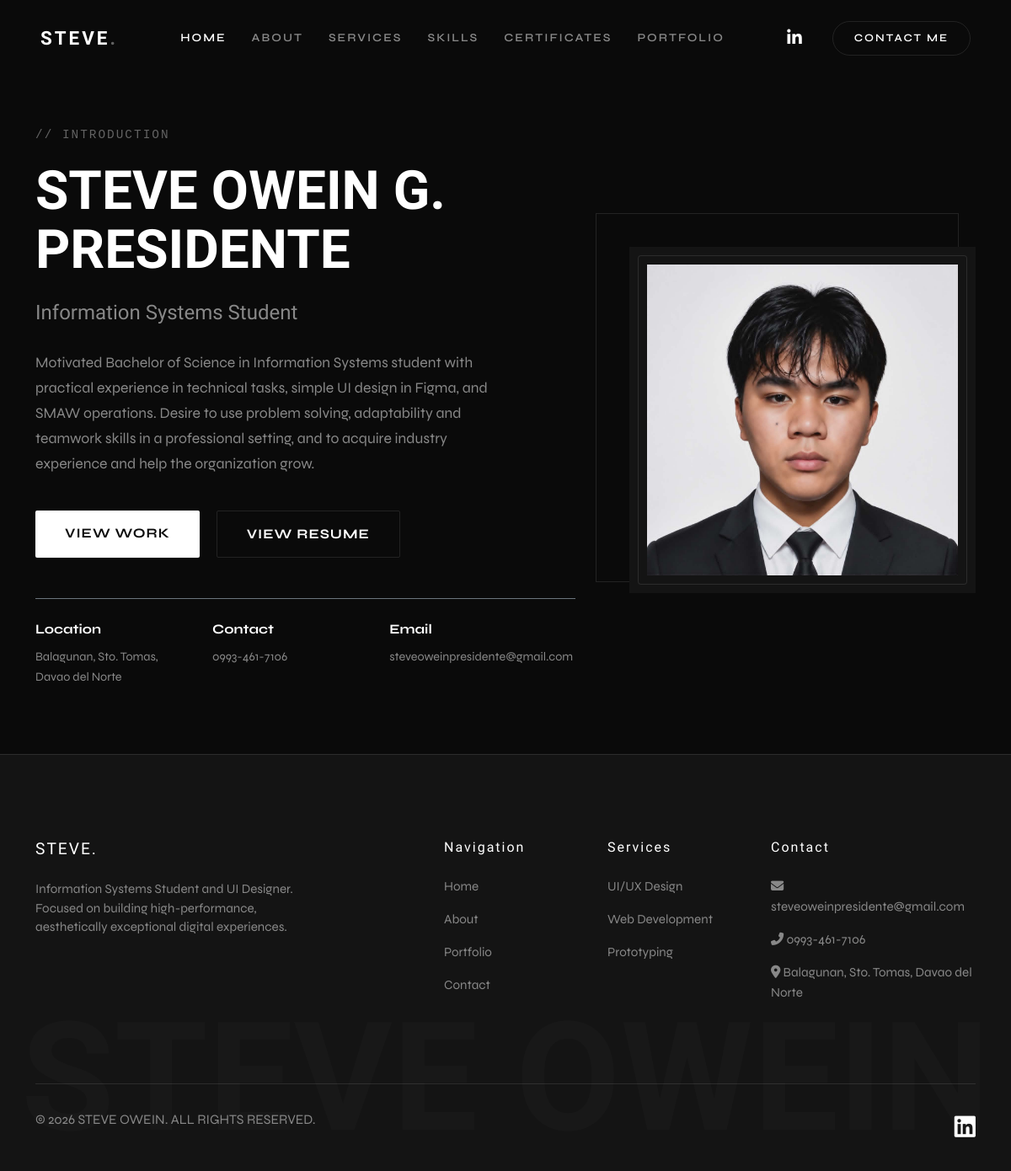
The page / on the database its author committed.
### tables this page shows
CREATE TABLE `personal_info` (
  `id` int(11) NOT NULL,
  `full_name` varchar(100) DEFAULT NULL,
  `address` varchar(255) DEFAULT NULL,
  `contact_number` varchar(50) DEFAULT NULL,
  `email` varchar(100) DEFAULT NULL,
  `linkedin` varchar(255) DEFAULT NULL,
  `career_objective` text DEFAULT NULL,
  `profile_image` varchar(255) DEFAULT 'steve.jpg',
  `hero_title` varchar(255) DEFAULT NULL,
  `hero_tagline` varchar(255) DEFAULT NULL
);

### core/config.php (called while the page is built, shortened)
<?php
$is_local = in_array($_SERVER['HTTP_HOST'], ['localhost', '127.0.0.1']);
if ($is_local) {
    $base_url = 'http://localhost/steve';
}
?>

### pages/home.php (the view, shortened to what this page needs)
<?php
global $personal_info;
?>
<section class="hero-structural">
    <div class="container">
        <div class="row align-items-center">
            <div class="col-lg-7 order-2 order-lg-1 mt-5 mt-lg-0 hero-content-box">
                <span class="mono-accent">// INTRODUCTION</span>
                <h1 class="hero-title-main">
                    <?= htmlspecialchars($personal_info['full_name'] ?? 'STEVE OWEIN G. PRESIDENTE') ?>
                </h1>
                <h3 class="hero-subtitle-main">
                    <?= htmlspecialchars(!empty($personal_info['hero_title']) ? $personal_info['hero_title'] : 'Information Systems Student') ?>
                </h3>
                <p class="hero-desc-main">
                    <?= nl2br(htmlspecialchars(!empty($personal_info['hero_tagline']) ? $personal_info['hero_tagline'] : $personal_info['career_objective'])) ?>
                </p>
                <div class="action-group">
                    <a href="<?= $base_url ?>/portfolio" class="btn-primary-solid">VIEW WORK</a>
                    <a href="<?= $base_url ?>/view-resume" class="btn-secondary-outline">VIEW RESUME</a>
                </div>
                <div class="stats-bar mt-5 pt-4 border-top border-secondary">
                    <div class="row g-4">
                        <div class="col-sm-4">
                            <strong class="d-block text-white mb-2">Location</strong>
                            <span class="text-muted" style="font-size: 0.9rem;"><?= htmlspecialchars($personal_info['address']) ?></span>
                        </div>
                        <div class="col-sm-4">
                            <strong class="d-block text-white mb-2">Contact</strong>
                            <span class="text-muted" style="font-size: 0.9rem;"><?= htmlspecialchars($personal_info['contact_number']) ?></span>
                        </div>
                        <div class="col-sm-4">
                            <strong class="d-block text-white mb-2">Email</strong>
                            <span class="text-muted" style="font-size: 0.9rem;"><?= htmlspecialchars($personal_info['email']) ?></span>
                        </div>
                    </div>
                </div>
            </div>
            <div class="col-lg-5 order-1 order-lg-2 text-center text-lg-end">
                <div class="hero-image-box">
                    <div class="hero-img-inner">
                        <img src="<?= $base_url ?>/assets/images/<?= htmlspecialchars($personal_info['profile_image'] ?? 'steve.jpg') ?>" class="img-fluid" alt="<?= htmlspecialchars($personal_info['full_name'] ?? 'Profile Image') ?>" style="border: 1px solid rgba(255,255,255,0.1); border-radius: 4px; padding: 10px; background: #141414;">
                    </div>
                </div>
            </div>
        </div>
    </div>
</section>

### components/footer.php (shortened to what this page needs)
</div>
<footer class="footer-mega">
    <div class="footer-watermark">STEVE OWEIN</div>
    <div class="container footer-content">
        <div class="row g-5">
            <div class="col-lg-4">
                <h4 class="footer-title">STEVE.</h4>
                <p class="footer-text">
                    Information Systems Student and UI Designer. Focused on building high-performance, aesthetically exceptional digital experiences.
                </p>
            </div>
            <div class="col-lg-2 offset-lg-1">
                <h4 class="footer-title" style="font-size: 1rem;">Navigation</h4>
                <ul class="footer-list">
                    <li><a href="<?= $base_url ?>/" class="footer-link">Home</a></li>
                    <li><a href="<?= $base_url ?>/about" class="footer-link">About</a></li>
                    <li><a href="<?= $base_url ?>/portfolio" class="footer-link">Portfolio</a></li>
                    <li><a href="<?= $base_url ?>/contact" class="footer-link">Contact</a></li>
                </ul>
            </div>
            <div class="col-lg-2">
                <h4 class="footer-title" style="font-size: 1rem;">Services</h4>
                <ul class="footer-list">
                    <li><a href="<?= $base_url ?>/services" class="footer-link">UI/UX Design</a></li>
                    <li><a href="<?= $base_url ?>/services" class="footer-link">Web Development</a></li>
                    <li><a href="<?= $base_url ?>/services" class="footer-link">Prototyping</a></li>
                </ul>
            </div>
            <div class="col-lg-3">
                <h4 class="footer-title" style="font-size: 1rem;">Contact</h4>
                <ul class="footer-list">
                    <li><a href="mailto:<?= htmlspecialchars($personal_info['email'] ?? '') ?>" class="footer-link"><i class="fas fa-envelope"></i> <?= htmlspecialchars($personal_info['email'] ?? 'Email Me') ?></a></li>
                    <li><a href="#" class="footer-link"><i class="fas fa-phone-alt"></i> <?= htmlspecialchars($personal_info['contact_number'] ?? 'Phone') ?></a></li>
                    <li><a href="#" class="footer-link"><i class="fas fa-map-marker-alt"></i> <?= htmlspecialchars($personal_info['address'] ?? 'Address') ?></a></li>
                </ul>
            </div>
        </div>
        <div class="footer-bottom">
            <div>
                &copy; <?= date('Y') ?> STEVE OWEIN. ALL RIGHTS RESERVED.
            </div>
            <div class="social-icons-footer d-flex gap-3">
                <?php if (!empty($personal_info['linkedin'])): ?>
                    <a href="<?= htmlspecialchars($personal_info['linkedin']) ?>" target="_blank" class="social-link"><i class="fab fa-linkedin"></i></a>
                <?php endif; ?>
            </div>
        </div>
    </div>
</footer>
</body>
</html>

### assets/css/style.css (style rules this page uses)
:root { --bg-main: #0a0a0a; --bg-secondary: #141414; --bg-tertiary: #222222; --border-color: rgba(255, 255, 255, 0.1); --text-primary: #ffffff; --text-muted: #888888; --accent: #636363; --gradient-primary: linear-gradient(135deg, #ffffff 0%, #636363 100%); }
body { background-color: var(--bg-main); color: var(--text-primary); font-family: 'Syne', sans-serif; overflow-x: hidden; }
.text-muted { color: var(--text-muted) !important; }
.text-white { color: var(--text-primary) !important; }
h1, h2, h3, h4, h5, h6, .page-title, .hero-title-main { font-family: 'Syncopate', sans-serif; }
.hero-structural { padding: 150px 0 80px; min-height: 100vh; display: flex; align-items: center; position: relative; }
.hero-content-box { position: relative; z-index: 2; }
.mono-accent { font-family: monospace; color: var(--accent); letter-spacing: 2px; text-transform: uppercase; font-size: 0.9rem; margin-bottom: 20px; display: block; }
.hero-title-main { font-size: 4rem; font-weight: 800; line-height: 1.1; margin-bottom: 25px; color: var(--text-primary); word-wrap: break-word; overflow-wrap: break-word; }
.hero-subtitle-main { font-size: 1.5rem; font-weight: 500; color: var(--text-muted); margin-bottom: 30px; }
.hero-desc-main { font-size: 1.1rem; line-height: 1.7; color: var(--text-muted); margin-bottom: 40px; max-width: 90%; }
.action-group { display: flex; gap: 20px; }
.btn-primary-solid { background: var(--text-primary); color: var(--bg-main); padding: 15px 35px; border-radius: 2px; font-weight: 700; text-transform: uppercase; letter-spacing: 1px; text-decoration: none; transition: background 0.3s; }
.btn-secondary-outline { background: transparent; color: var(--text-primary); padding: 15px 35px; border: 1px solid var(--border-color); border-radius: 2px; font-weight: 700; text-transform: uppercase; letter-spacing: 1px; text-decoration: none; transition: all 0.3s; }
.hero-image-box { position: relative; padding: 20px; display: inline-block; }
.hero-image-box::before { content: ''; position: absolute; top: 0; left: 0; right: 20px; bottom: 20px; border: 1px solid var(--border-color); z-index: 1; }
.hero-img-inner { position: relative; z-index: 2; transform: translate(20px, 20px); background: var(--bg-secondary); padding: 10px; display: inline-block; }
.hero-img-inner img { width: 100%; max-width: 400px; height: auto; display: block; transition: transform 0.5s ease; }
.stats-bar { display: flex; justify-content: space-between; margin-top: 50px; padding-top: 30px; border-top: 1px solid var(--border-color); }
.footer-mega { background-color: var(--bg-secondary); padding: 100px 0 30px; position: relative; overflow: hidden; border-top: 1px solid var(--border-color); }
.footer-watermark { position: absolute; bottom: -5%; left: 50%; transform: translateX(-50%); font-family: 'Syncopate', sans-serif; font-size: 15vw; font-weight: 700; color: rgba(255, 255, 255, 0.02); z-index: 0; pointer-events: none; white-space: nowrap; }
.footer-content { position: relative; z-index: 1; }
.footer-title { font-family: 'Syncopate', sans-serif; font-size: 1.2rem; color: var(--text-primary); margin-bottom: 25px; letter-spacing: 2px; }
.footer-text, .footer-link { color: var(--text-muted); font-size: 0.95rem; text-decoration: none; }
.footer-list { list-style: none; padding: 0; }
.footer-list li { margin-bottom: 15px; }
.footer-bottom { margin-top: 80px; padding-top: 30px; border-top: 1px solid var(--border-color); display: flex; justify-content: space-between; color: var(--text-muted); }
.social-link { font-size: 1.8rem; color: var(--text-primary); transition: all 0.3s ease; text-decoration: none; }

### rows shown on the page
personal_info: full_name "STEVE OWEIN G. PRESIDENTE", hero_title "Information Systems Student", hero_tagline+career_objective "Motivated Bachelor of Science in Information Systems student with practical experience in technical tasks, simple UI design in Figma, and SMAW operations. Desire to use problem solving, adaptability and teamwork skills in a professional setting, and to acquire industry experience and help the organization grow.", address "Balagunan, Sto. Tomas, Davao del Norte", contact_number "0993-461-7106", email "steveoweinpresidente@gmail.com", profile_image (picture)
